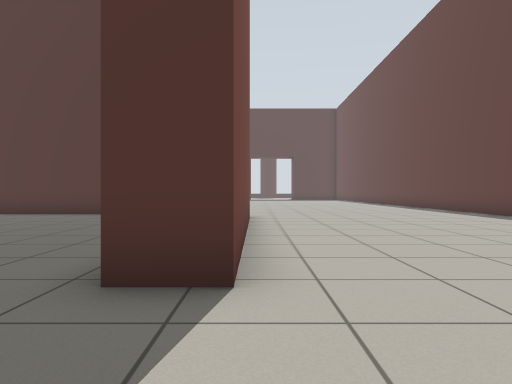
view 1 (above)

24 first-person views from a walk through a robot-simulator world made for Gazebo. The camera is 0.72 m above the floor, looks level and sees 70° across. Floor lines are 1 m apart. The floor is counted in squares, 1 m on a side. Each view is taken from the middle of a square. On the plan, view 1 faces up. The plan holds only what a view shows up to about 11 squares ahead; the rest is blank. The place goes on beyond the plan. Simple patterns stand in for the simulator's built-in surfaces. Some stock models are drawn as simple stand-ins.

view 2
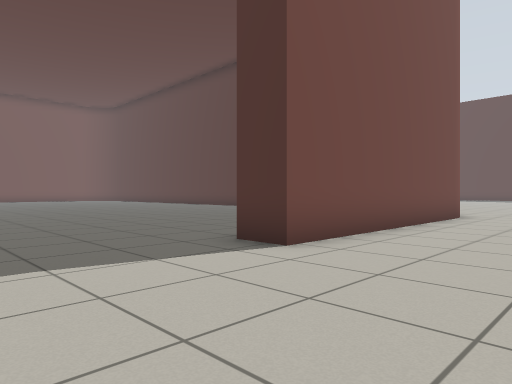

view 3
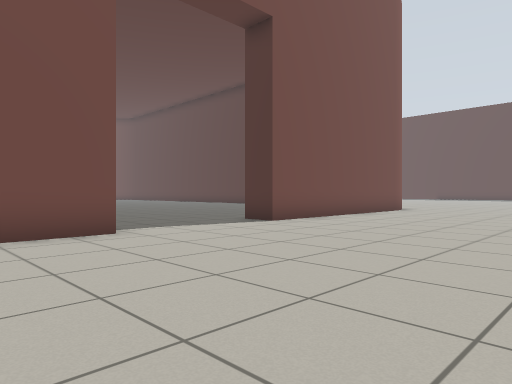

view 4
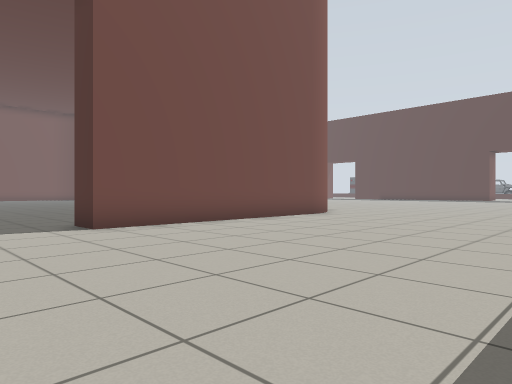

view 5
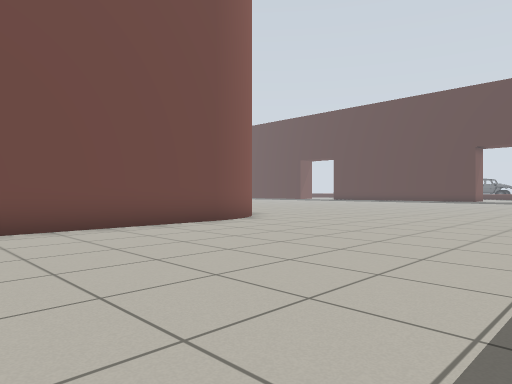

view 6
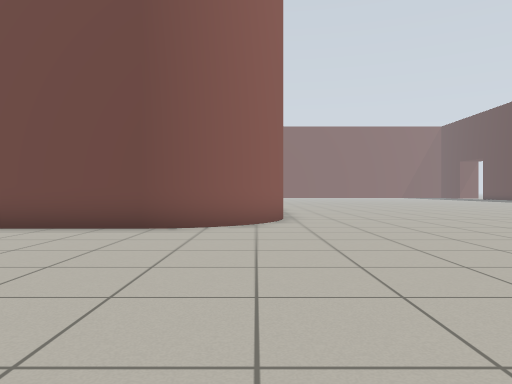

view 7
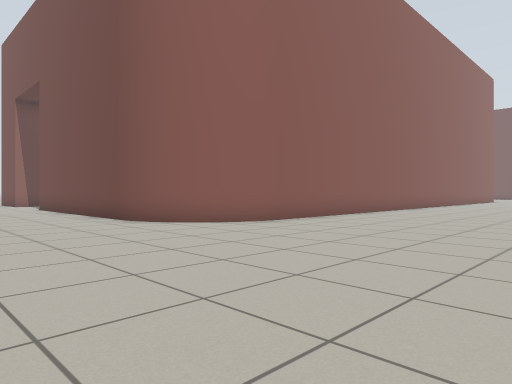

view 8
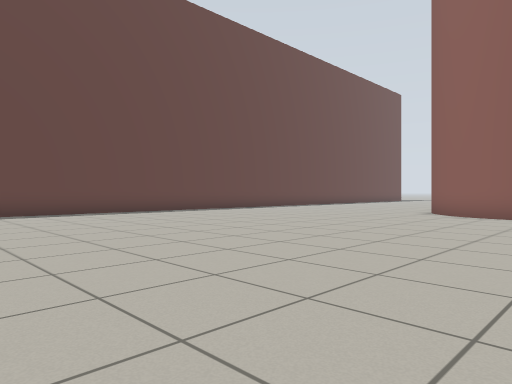

view 9
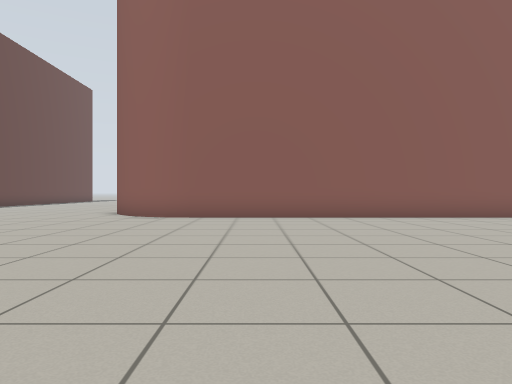

view 10
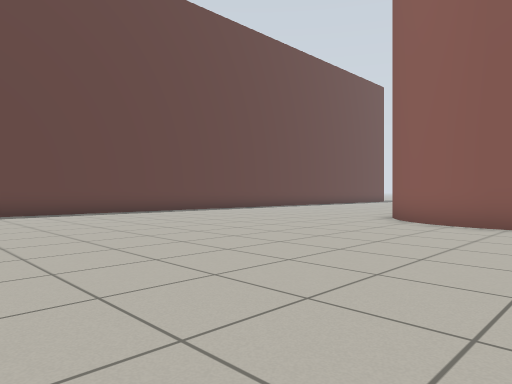

view 11
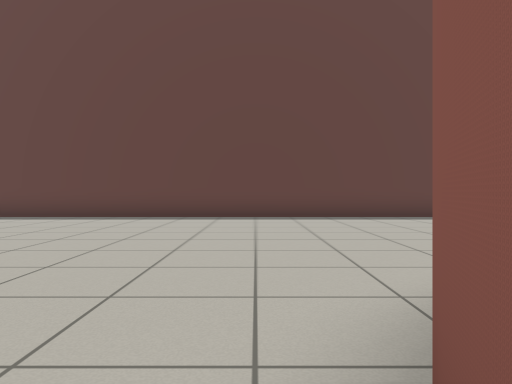

view 12
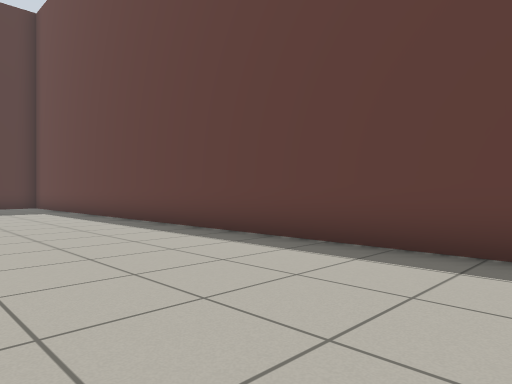

view 13
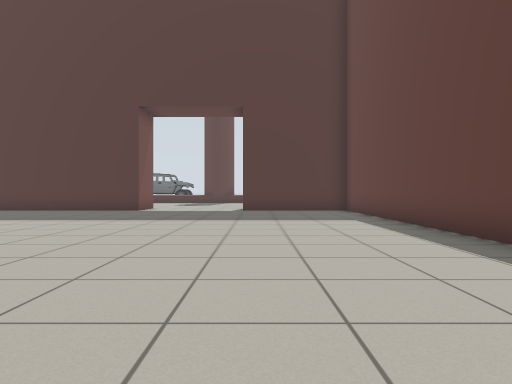

view 14
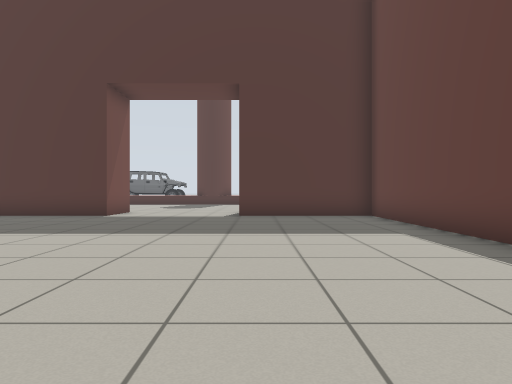

view 15
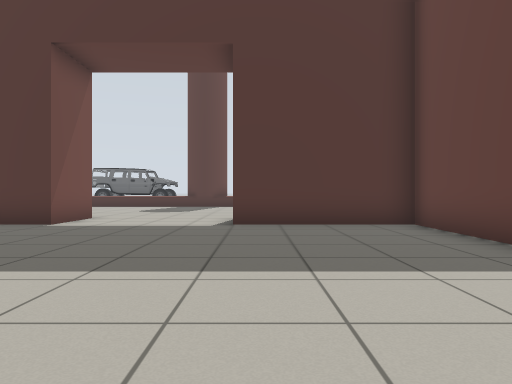

view 16
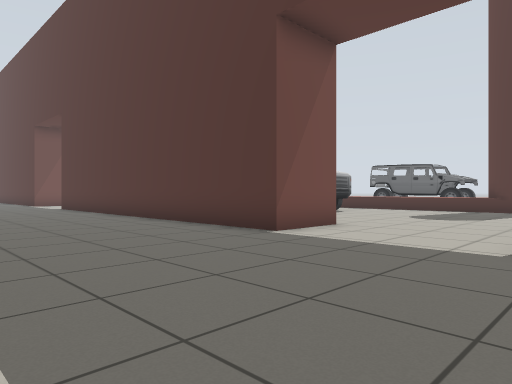

view 17
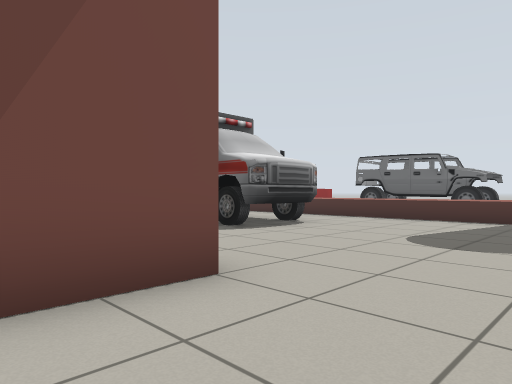

view 18
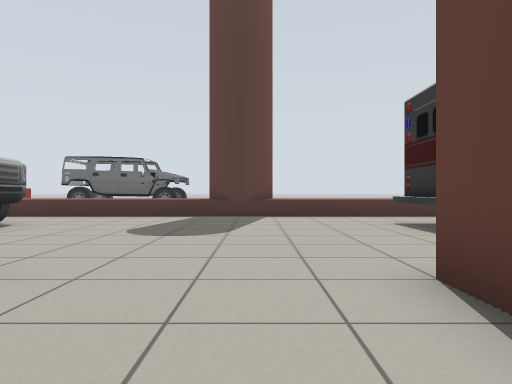

view 19
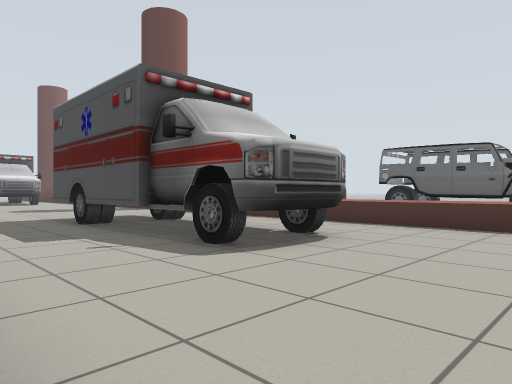

view 20
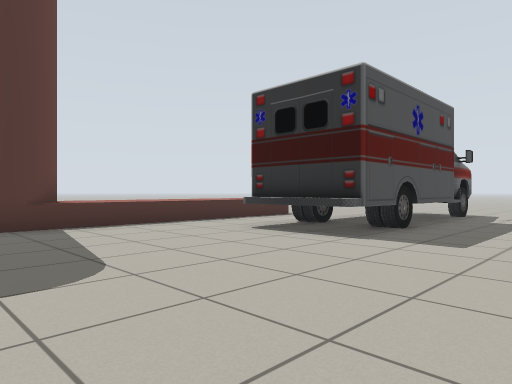

view 21
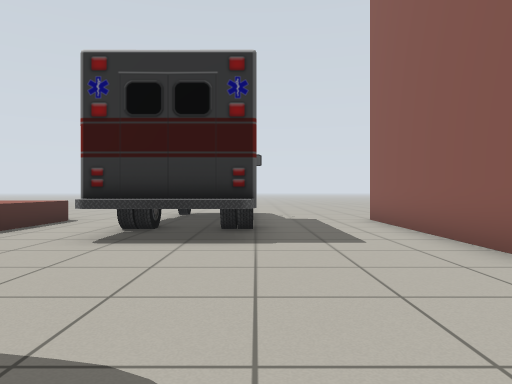

view 22
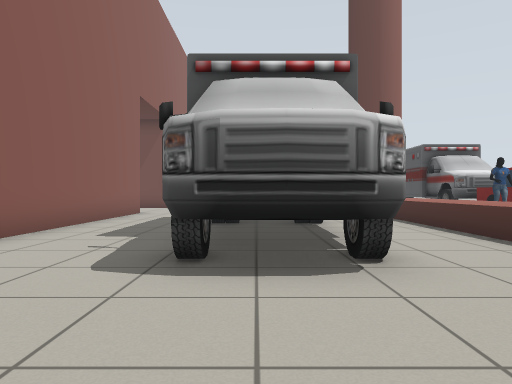

view 23
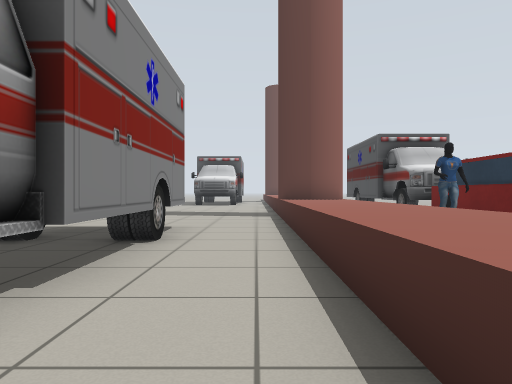

view 24
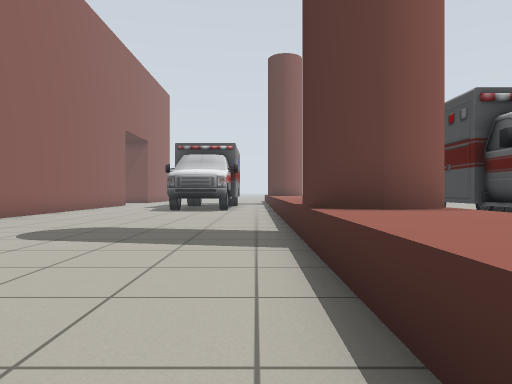

### Floor plan
Key: @ floor where view 1 was taken; # wall or solid block; . floor; = window, fence, low wall or low ledge; O other object.
Columns run from 20 left of view 1 to 12 right of it. Each row starts with its distance up from view 1.
 45       #######################=
 44 =====##==============##=======..
 43 ................................
 42 ..............................
 41 ..........OOOOOOOO.......OOOO
 40 .......... OO OOOO.......OOO
 39 ..........OOOOOOO........OOOOOOOO
 38 .....   .........................
 37 ....     .......................
 36 ##       ######    #....######..
 35                    #....#
 34              #######....#####
 33             ................#
 32             ................#
 31             ................#
 30                 ............#
 29                   ..........#
 28                   ..........#
 27                    .........#
 26                     ........#
 25                     ........#
 24                ....  .......#
 23                .............#
 22               ..............#
 21              ...............#
 20              ...............#
 19             ................#
 18            .................#
 17            .................#
 16           ..................#
 15          ...................#
 14          ...................#
 13         ....................#
 12         ############........#
 11              ...   #........#
 10              ....  ##.......#
  9               ...   #.......#
  8               ....  #.......#
  7                ...  #.......
  6               ..... #.......
  5              ...... #.......
  4             ....... #.......
  3            ........##.......
  2            .................
  1            .................
  0                .....@.......
 -1                    ........
 -2                     #......
 -3                     #......
 -4                        ....

Positions as (right, up) in squares from view 1, and headings:
1: (0, 0), facing up
2: (3, -1), facing up-left
3: (6, -4), facing up-left
4: (7, 0), facing up-left
5: (7, 4), facing up-left
6: (7, 12), facing left
7: (4, 19), facing down-left
8: (-5, 24), facing down-right
9: (-5, 23), facing down
10: (-5, 21), facing down-right
11: (-3, 13), facing right
12: (3, 16), facing up-right
13: (4, 20), facing up
14: (4, 23), facing up
15: (4, 26), facing up
16: (4, 29), facing up-left
17: (2, 34), facing up-left
18: (2, 33), facing up
19: (0, 36), facing up-left
20: (0, 36), facing up-right
21: (0, 39), facing right
22: (0, 40), facing left
23: (-3, 43), facing left
24: (-9, 43), facing left
